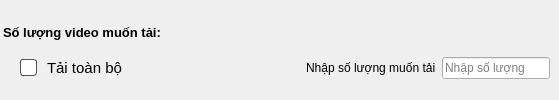
                      <widget class="QWidget" name="lauoutQuantity" native="true">
                       <layout class="QVBoxLayout" name="cccc">
                        <property name="leftMargin">
                         <number>0</number>
                        </property>
                        <property name="topMargin">
                         <number>10</number>
                        </property>
                        <property name="rightMargin">
                         <number>0</number>
                        </property>
                        <property name="bottomMargin">
                         <number>10</number>
                        </property>
                        <item>
                         <widget class="QLabel" name="btn">
                          <property name="sizePolicy">
                           <sizepolicy hsizetype="Preferred" vsizetype="Fixed">
                            <horstretch>0</horstretch>
                            <verstretch>0</verstretch>
                           </sizepolicy>
                          </property>
                          <property name="font">
                           <font>
                            <pointsize>10</pointsize>
                            <weight>75</weight>
                            <bold>true</bold>
                           </font>
                          </property>
                          <property name="styleSheet">
                           <string notr="true">margin: 15px 0px 0px 0px</string>
                          </property>
                          <property name="text">
                           <string>Số lượng video muốn tải:</string>
                          </property>
                          <property name="scaledContents">
                           <bool>false</bool>
                          </property>
                          <property name="margin">
                           <number>0</number>
                          </property>
                         </widget>
                        </item>
                        <item alignment="Qt::AlignLeft">
                         <widget class="QWidget" name="widget" native="true">
                          <layout class="QHBoxLayout" name="numberDownloadLayout">
                           <property name="leftMargin">
                            <number>0</number>
                           </property>
                           <item>
                            <widget class="QCheckBox" name="rdDownloadAllVideo">
                             <property name="sizePolicy">
                              <sizepolicy hsizetype="Fixed" vsizetype="Fixed">
                               <horstretch>0</horstretch>
                               <verstretch>0</verstretch>
                              </sizepolicy>
                             </property>
                             <property name="minimumSize">
                              <size>
                               <width>300</width>
                               <height>0</height>
                              </size>
                             </property>
                             <property name="maximumSize">
                              <size>
                               <width>300</width>
                               <height>16777215</height>
                              </size>
                             </property>
                             <property name="font">
                              <font>
                               <pointsize>-1</pointsize>
                              </font>
                             </property>
                             <property name="styleSheet">
                              <string notr="true">QCheckBox {
                font-size: 15px; /* Kích thước chữ */
                spacing: 10px; /* Khoảng cách giữa checkbox và chữ */
margin: 0px 0px 0px 20px
            }
            QCheckBox::indicator {
                width: 15px; /* Kích thước checkbox */
                height: 15px;
                border: 1px solid #555;
                border-radius: 3px;
                background: white;
            }
            QCheckBox::indicator:hover {
                border: 2px solid #0078D7;
            }
            QCheckBox::indicator:checked {
                background: #0078D7;
                border: 2px solid #0078D7;
            }</string>
                             </property>
                             <property name="text">
                              <string>Tải toàn bộ</string>
                             </property>
                            </widget>
                           </item>
                           <item>
                            <widget class="QLabel" name="lbQuantityDownload">
                             <property name="sizePolicy">
                              <sizepolicy hsizetype="Fixed" vsizetype="Fixed">
                               <horstretch>0</horstretch>
                               <verstretch>0</verstretch>
                              </sizepolicy>
                             </property>
                             <property name="font">
                              <font>
                               <pointsize>9</pointsize>
                              </font>
                             </property>
                             <property name="text">
                              <string>Nhập số lượng muốn tải</string>
                             </property>
                            </widget>
                           </item>
                           <item>
                            <widget class="QLineEdit" name="txtQuatityDownload">
                             <property name="sizePolicy">
                              <sizepolicy hsizetype="Fixed" vsizetype="Fixed">
                               <horstretch>0</horstretch>
                               <verstretch>0</verstretch>
                              </sizepolicy>
                             </property>
                             <property name="placeholderText">
                              <string>Nhập số lượng</string>
                             </property>
                            </widget>
                           </item>
                          </layout>
                         </widget>
                        </item>
                       </layout>
                      </widget>
